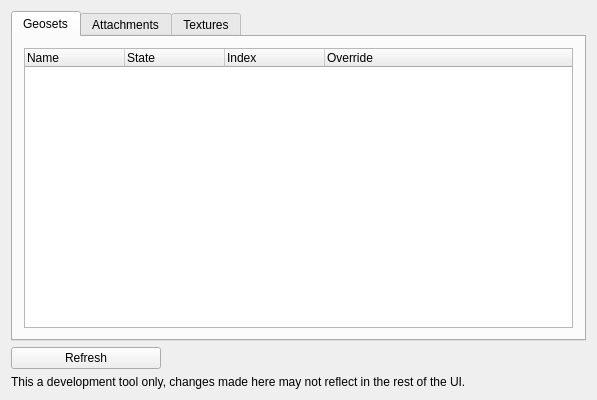
<?xml version="1.0" encoding="UTF-8"?>
<ui version="4.0">
 <class>DevToolsClass</class>
 <widget class="QMainWindow" name="DevToolsClass">
  <property name="geometry">
   <rect>
    <x>0</x>
    <y>0</y>
    <width>597</width>
    <height>400</height>
   </rect>
  </property>
  <property name="windowTitle">
   <string>DevTools</string>
  </property>
  <widget class="QWidget" name="centralWidget">
   <layout class="QVBoxLayout" name="verticalLayout">
    <item>
     <widget class="QTabWidget" name="tabWidget">
      <property name="currentIndex">
       <number>0</number>
      </property>
      <widget class="QWidget" name="tabGeosets">
       <attribute name="title">
        <string>Geosets</string>
       </attribute>
       <layout class="QVBoxLayout" name="verticalLayout_3">
        <item>
         <widget class="QTreeWidget" name="treeWidgetGeosets">
          <column>
           <property name="text">
            <string>Name</string>
           </property>
          </column>
          <column>
           <property name="text">
            <string>State</string>
           </property>
          </column>
          <column>
           <property name="text">
            <string>Index</string>
           </property>
          </column>
          <column>
           <property name="text">
            <string>Override</string>
           </property>
          </column>
         </widget>
        </item>
       </layout>
      </widget>
      <widget class="QWidget" name="tabAttachments">
       <attribute name="title">
        <string>Attachments</string>
       </attribute>
       <layout class="QVBoxLayout" name="verticalLayout_2">
        <item>
         <widget class="QTreeWidget" name="treeAttachments">
          <attribute name="headerVisible">
           <bool>true</bool>
          </attribute>
          <column>
           <property name="text">
            <string notr="true">File</string>
           </property>
          </column>
          <column>
           <property name="text">
            <string>Textures</string>
           </property>
          </column>
          <column>
           <property name="text">
            <string>Particles</string>
           </property>
          </column>
          <column>
           <property name="text">
            <string>Ribbons</string>
           </property>
          </column>
          <column>
           <property name="text">
            <string>Geosets</string>
           </property>
          </column>
         </widget>
        </item>
       </layout>
      </widget>
      <widget class="QWidget" name="tabTextures">
       <attribute name="title">
        <string>Textures</string>
       </attribute>
       <layout class="QVBoxLayout" name="verticalLayout_4">
        <item>
         <widget class="QListWidget" name="listWidgetTextures"/>
        </item>
       </layout>
      </widget>
     </widget>
    </item>
    <item>
     <widget class="QPushButton" name="pushButtonRefreshGeosets">
      <property name="maximumSize">
       <size>
        <width>150</width>
        <height>16777215</height>
       </size>
      </property>
      <property name="text">
       <string>Refresh</string>
      </property>
     </widget>
    </item>
    <item>
     <widget class="QLabel" name="label">
      <property name="text">
       <string>This a development tool only, changes made here may not reflect in the rest of the UI.</string>
      </property>
      <property name="wordWrap">
       <bool>true</bool>
      </property>
     </widget>
    </item>
   </layout>
  </widget>
 </widget>
 <layoutdefault spacing="6" margin="11"/>
 <resources/>
 <connections/>
</ui>
